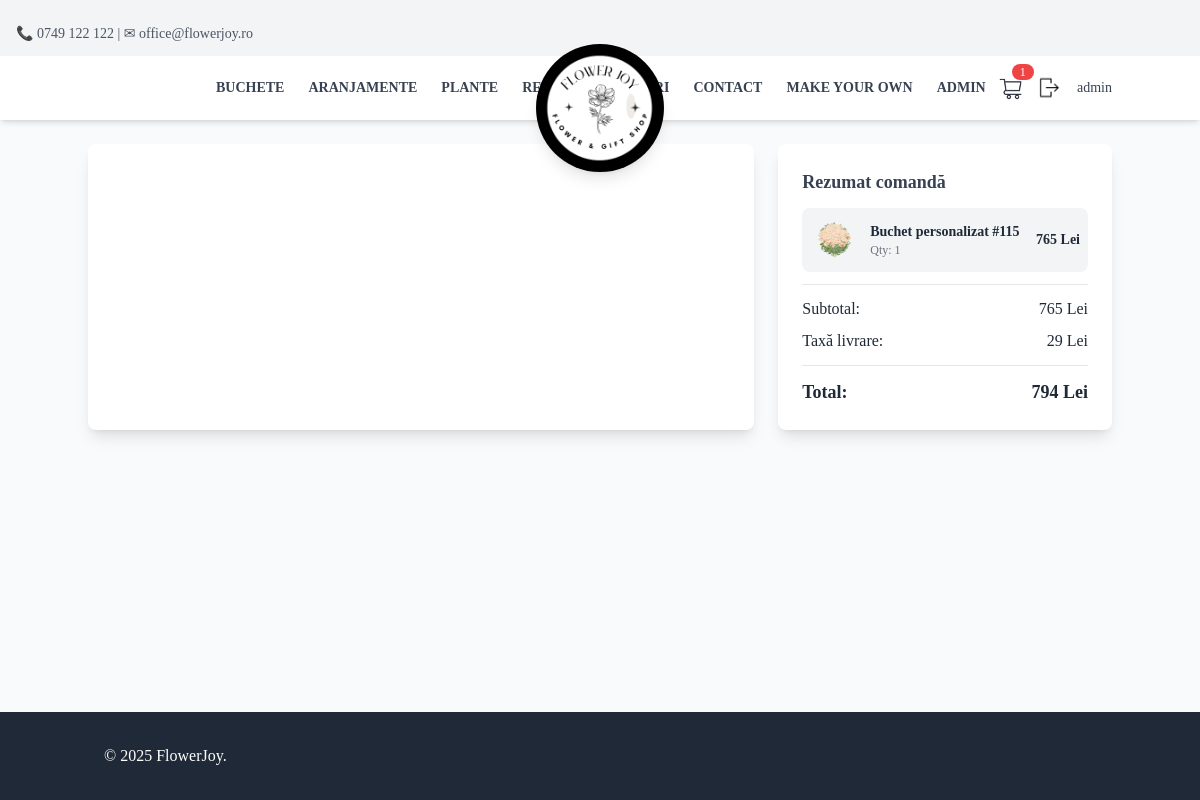
Before: /checkout/ (signed in) with the older database file.
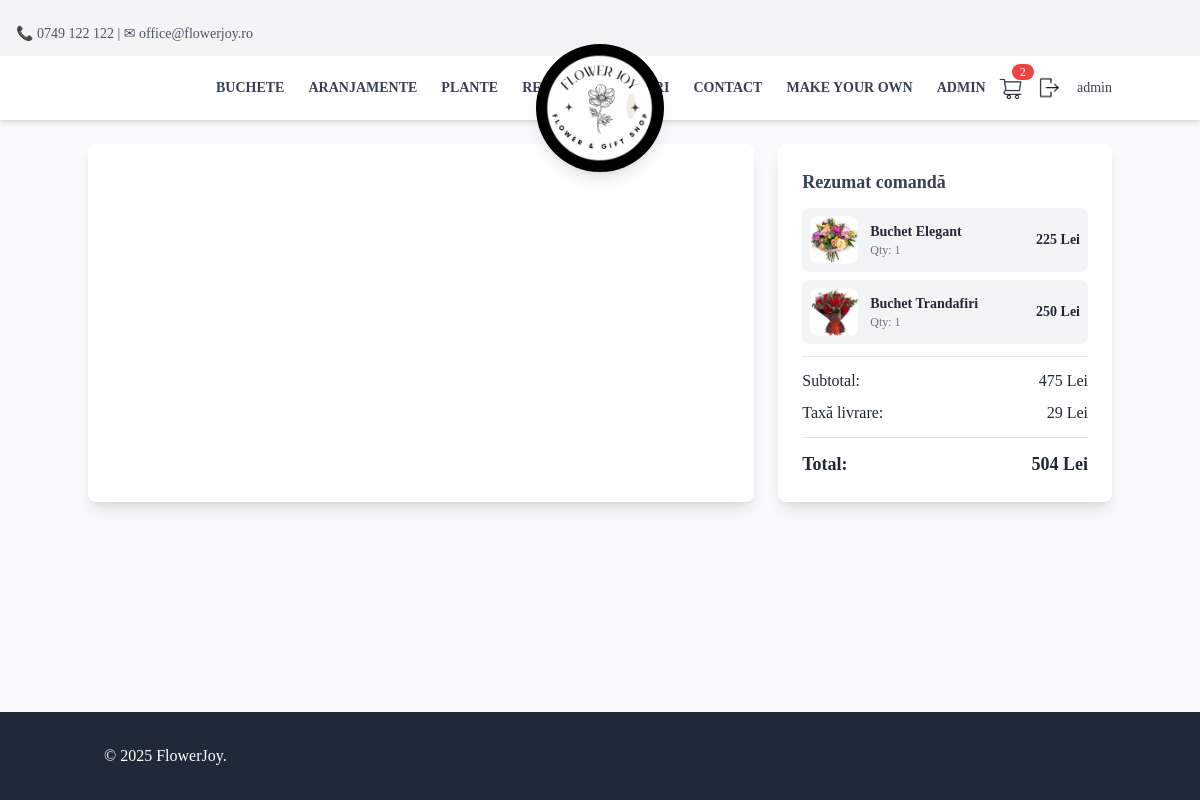
After: the same page with the newer database file.
### App/models.py (models this page shows, shortened)
class CartItem(models.Model):
    user = models.ForeignKey(User, on_delete=models.CASCADE, null=True, blank=True)
    session_id = models.CharField(max_length=255, null=True, blank=True) #pentru guests
    product = models.ForeignKey(Product, on_delete=models.CASCADE)
    quantity = models.PositiveIntegerField(default=1)
    reserved_until = models.DateTimeField(null=True, blank=True)
    def total_price(self):
        return self.product.price * self.quantity

class Product(models.Model):
    name = models.CharField(max_length=100, null=False, blank=False)
    description = RichTextField()
    category = models.CharField(
        max_length=100,
        choices=[
            ("buchete", "buchete"),
            ("plante", "plante"),
            ("aranjamente", "aranjamente"),
            ("Accessories", "Accessories"),
            ("Gifts", "Gifts"),
            ("CustomBouquet", "CustomBouquet"),
        ],
        default="General"
    )
    price = models.DecimalField(max_digits=10, decimal_places=0, null=False, blank=False)
    image = models.ImageField(upload_to="Pictures/", null=False, blank=False)
    created_at = models.DateTimeField(auto_now_add=True, null=False, blank=False)
    stock = models.PositiveIntegerField(default=0)
    is_custom = models.BooleanField(default=False)
    in_store = models.BooleanField(default=False)
    auction_manual = models.BooleanField(default=False)
    auction_start_time = models.DateTimeField(null=True, blank=True)
    auction_floor_price = models.DecimalField(max_digits=10, decimal_places=2, default=10)
    auction_interval_minutes = models.PositiveIntegerField(default=60)
    auction_drop_amount = models.DecimalField(max_digits=6, decimal_places=2, default=5)
    before_auction_price = models.DecimalField(max_digits=10, decimal_places=2, null=False, blank=False, default=0.00)
    bid_submited = models.BooleanField(default=False)
    number_of_purcheses = models.PositiveIntegerField(default=0)

### App/views.py (the view, shortened to what this page needs)
# urls.py: path("checkout/", checkout, name="checkout"),
@login_required
def checkout(request):
    user = request.user if request.user.is_authenticated else None
    session_id = request.session.session_key or request.session.create()
    cart_items = CartItem.objects.filter(user=user) if user else CartItem.objects.filter(session_id=session_id)
    subtotal = sum(item.total_price() for item in cart_items)
    delivery_fee = 29  # lei default
    total_price = subtotal + delivery_fee
    return render(request, "checkout.html", {
        'stripe_public_key': settings.STRIPE_PUBLIC_KEY,
        "cart_items": cart_items,
        "subtotal": subtotal,
        "delivery_fee": delivery_fee,
        "total_price": total_price,
    })

### App/templates/partials/checkout.html (shortened to what this page needs)
{% extends 'base.html' %}
{% block content %}
<div class="container mx-auto flex flex-col lg:flex-row gap-6 mt-20 py-16">
    <div class="w-full lg:w-2/3 bg-white shadow-lg rounded-lg p-6 relative" id="checkout-section-container">
    </div>
  <div class="w-full lg:w-1/3 bg-white shadow-lg rounded-lg p-6" id="order-summary">
    {% include 'partials/order_summary.html' %}
  </div>
</div>
{% endblock %}

### App/templates/partials/order_summary.html
<h3 class="text-lg font-bold text-gray-700">Rezumat comandă</h3>
<div class="max-h-44 overflow-y-auto space-y-2 mt-3">
  {% for item in cart_items %}
  <div class="flex items-center justify-between bg-gray-100 p-2 rounded-lg">
    <div class="flex items-center gap-3">
      <img src="{{ item.product.image.url }}" alt="{{ item.product.name }}" class="w-12 h-12 rounded-lg">
      <div>
        <p class="text-sm font-semibold">{{ item.product.name }}</p>
        <p class="text-xs text-gray-500">Qty: {{ item.quantity }}</p>
      </div>
    </div>
    <p class="text-sm font-semibold">{{ item.total_price }} Lei</p>
  </div>
  {% endfor %}
</div>
<hr class="my-3">
<div class="flex justify-between mt-2">
  <p>Subtotal:</p>
  <p>{{ subtotal }} Lei</p>
</div>
<div class="flex justify-between mt-2">
  <p>Taxă livrare:</p>
  <p>
    {% if delivery_type == 'pickup' %}
      <span class="text-green-600 font-semibold">Gratuită</span>
    {% else %}
      {{ delivery_fee }} Lei
    {% endif %}
  </p>
</div>
<hr class="my-3">
<div class="flex justify-between text-lg font-semibold">
  <p>Total:</p>
  <p>{{ total_price }} Lei</p>
</div>

Changed rows visible on the page:
removed CartItem: product.image (picture), product.name "Buchet personalizat #115", quantity "1", total_price "765"
added CartItem: product.image (picture), product.name "Buchet Elegant", quantity "1", total_price "225"
added CartItem: product.image (picture), product.name "Buchet Trandafiri", quantity "1", total_price "250"
Other visible differences:
{{ cart_count }}: "1" → "2"
{{ subtotal }}: "765" → "475"
{{ total_price }}: "794" → "504"
